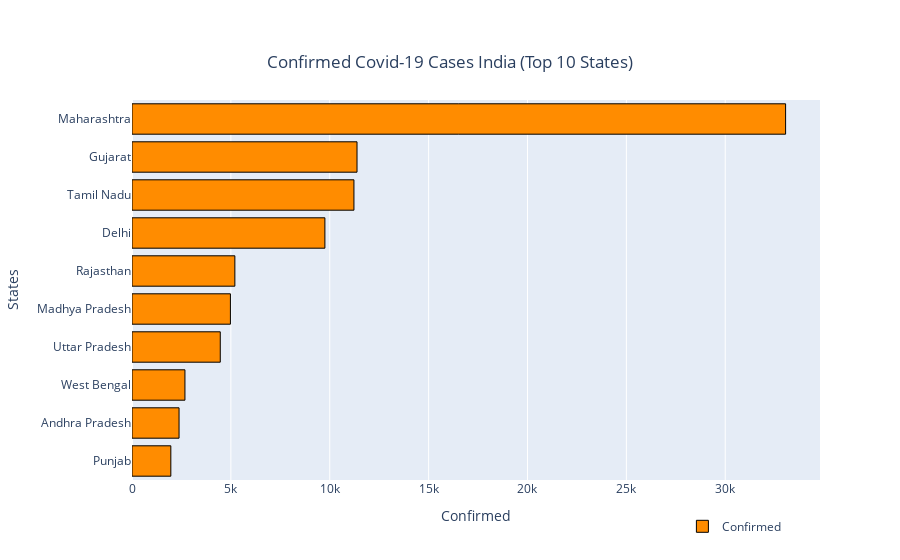

This figure's notebook cell:
### Code cell
fig1 = go.Figure(data=[go.Bar(
            name='Confirmed',
            x=Total_India[:10].sort_values('Confirmed')['Confirmed'],
            y=Total_India[:10].sort_values('Confirmed')['State'],
            orientation='h')],
            )
fig1.update_traces(showlegend=True,marker=dict(color='darkorange',
                                               line=dict(color='#000000', width=1)))
fig1.update_layout(title={'text': "Confirmed Covid-19 Cases India (Top 10 States)",
                          'y':0.9,'x':0.5,
                          'xanchor': 'center','yanchor': 'top'},
                           xaxis_title="Confirmed", yaxis_title="States",
                           legend=dict(x=.8, y=-.16))
fig1.show()

### Figure 1 — Plotly figure (JSON) as saved in the notebook; plotly's stock layout.template omitted (floating-point values rounded to 4 significant figures)
{"data": [{"marker": {"color": "darkorange", "line": {"color": "#000000", "width": 1}}, "name": "Confirmed", "orientation": "h", "showlegend": true, "type": "bar", "x": [1964, 2380, 2677, 4464, 4977, 5202, 9755, 11224, 11380, 33053], "y": ["Punjab", "Andhra Pradesh", "West Bengal", "Uttar Pradesh", "Madhya Pradesh", "Rajasthan", "Delhi", "Tamil Nadu", "Gujarat", "Maharashtra"]}], "layout": {"legend": {"x": 0.8, "y": -0.16}, "title": {"text": "Confirmed Covid-19 Cases India (Top 10 States)", "x": 0.5, "xanchor": "center", "y": 0.9, "yanchor": "top"}, "xaxis": {"title": {"text": "Confirmed"}}, "yaxis": {"title": {"text": "States"}}}}
